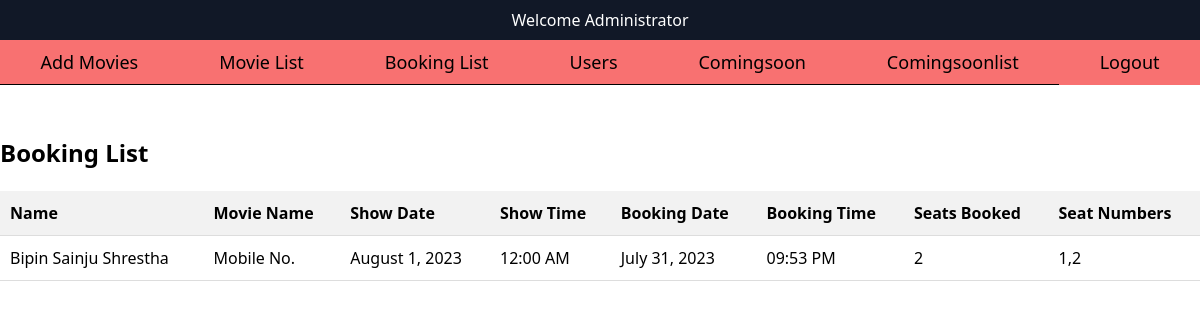
Before: /admin/booking.php with the older database file.
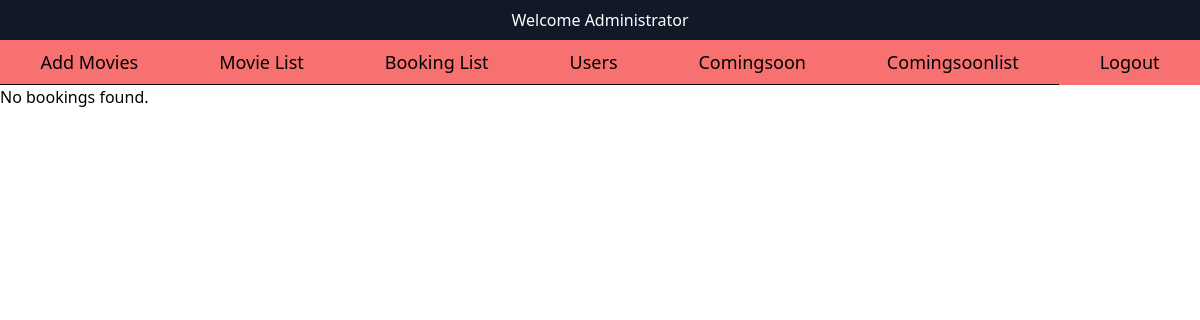
After: the same page with the newer database file.
### tables this page shows
CREATE TABLE `booking` (
  `id` int(11) NOT NULL,
  `movie_id` int(11) NOT NULL,
  `show_date` date NOT NULL,
  `show_time` time NOT NULL,
  `seat_id` int(11) NOT NULL,
  `total_price` varchar(11) NOT NULL DEFAULT '0',
  `booking_date` date NOT NULL DEFAULT current_timestamp(),
  `booking_time` time NOT NULL DEFAULT current_timestamp(),
  `fname` varchar(50) NOT NULL,
  `email` varchar(255) DEFAULT NULL
);

CREATE TABLE `movie` (
  `id` int(11) NOT NULL,
  `name` varchar(225) NOT NULL,
  `genre` varchar(30) NOT NULL,
  `industry` varchar(20) NOT NULL,
  `language` varchar(20) NOT NULL,
  `duration` varchar(30) NOT NULL,
  `reldate` varchar(20) NOT NULL,
  `director` varchar(30) NOT NULL,
  `actor` varchar(30) NOT NULL,
  `description` varchar(225) NOT NULL,
  `price` varchar(225) NOT NULL,
  `image` varchar(225) NOT NULL,
  `fdate` date NOT NULL,
  `sdate` date NOT NULL,
  `tdate` date NOT NULL DEFAULT '2023-01-01',
  `fshow` time NOT NULL,
  `sshow` time NOT NULL,
  `tshow` time NOT NULL
);

### admin/booking.php (the view, shortened to what this page needs)
<?php include('header.php'); ?>
<?php
$servername = "localhost";
$username = "root";
$password = "";
$dbname = "moviebooking";
$conn = new mysqli($servername, $username, $password, $dbname);
$sql = "SELECT booking.*, movie.name AS movie_name, GROUP_CONCAT(seat_id ORDER BY seat_id) AS seat_numbers, COUNT(*) AS num_seats_booked FROM booking JOIN movie ON booking.movie_id = movie.id GROUP BY booking_date, booking_time";
$result = $conn->query($sql);
if ($result && $result->num_rows > 0) {
    echo "<div class='booking-list'>";
    echo "<h2>Booking List</h2>";
    echo "<table>";
    echo "<tr>
            <th>Name</th>
            <th>Movie Name</th>
            <th>Show Date</th>
            <th>Show Time</th>
            <th>Booking Date</th>
            <th>Booking Time</th>
            <th>Seats Booked</th>
            <th>Seat Numbers</th>
          </tr>";
    while ($row = $result->fetch_assoc()) {
        $fname = $row['fname'];
        $movieName = $row['movie_name'];
        $showDate = date('F j, Y', strtotime($row['show_date']));
        $showTime = date('h:i A', strtotime($row['show_time']));
        $bookingDate = date('F j, Y', strtotime($row['booking_date']));
        $bookingTime = date('h:i A', strtotime($row['booking_time']));
        $seatNumbers = $row['seat_numbers'];
        $numSeatsBooked = $row['num_seats_booked'];
        echo "<tr>
                <td>$fname</td>
                <td>$movieName</td>
                <td>$showDate</td>
                <td>$showTime</td>
                <td>$bookingDate</td>
                <td>$bookingTime</td>
                <td>$numSeatsBooked</td>
                <td>$seatNumbers</td>
              </tr>";
    }
    echo "</table>";
    echo "</div>";
} else {
    echo "No bookings found.";
}
?>

Changed rows visible on the page:
removed booking: fname "Bipin Sainju Shrestha", movie.name "Mobile No.", show_date "August 1, 2023", show_time "12:00 AM", booking_date "July 31, 2023", booking_time "09:53 PM", numSeatsBooked "2", seatNumbers "1,2"
Other visible differences:
text no longer shown: "Booking List Name Movie Name Show Date Show Time Booking Date Booking Time Seats Booked Seat Numbers"
text now shown: "No bookings found."
